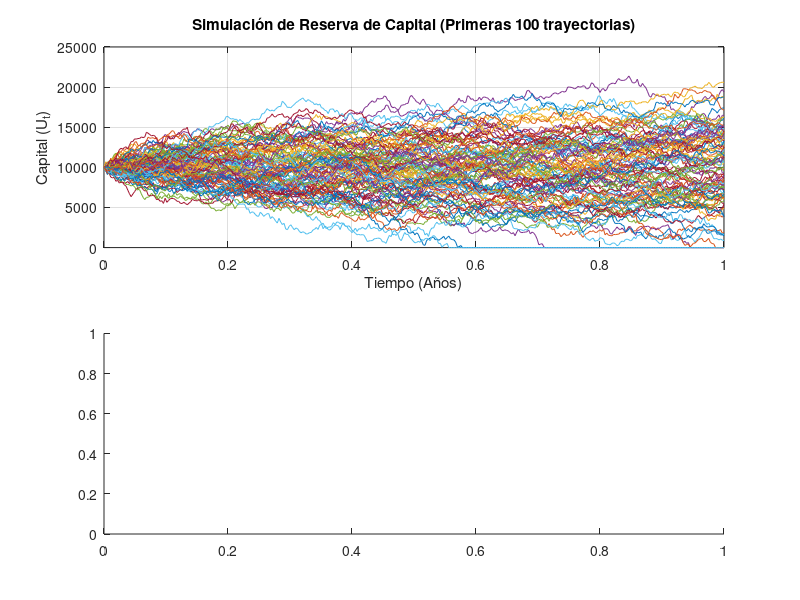

The MATLAB script that drew this image: (Note: this script raises an error after producing the figure.)
% 1. Configuración de Parámetros (Basado en el PDF)
clear
clc
seed = 1234; 
rng(seed); % Para que los resultados sean replicables 

U0 = 10000;         % Capital inicial (Superávit)
mu = -50;          % Drift anual (Margen de primas netas)
sigma = 5000;       % Volatilidad anual de los siniestros (cuanto varía de arriba o abajo)
T = 1;              % Tiempo total (1 año)
N = 365;            % Pasos de tiempo (Diario)
M = 10000;          % Número de trayectorias (Simulación Monte Carlo) 

dt = T/N;           % Incremento de tiempo 
t = 0:dt:T;         % Vector de tiempo

% 2. Matriz de Capital
% Creamos una matriz donde cada columna es una simulación distinta
U = zeros(N + 1, M); % Cada fila representa un día diferente
U(1, :) = U0; % Todas las trayectorias empiezan con el capital inicial 


% 3. Bucle para el resto
for i = 1:M
    for k = 2:N+1
        epsilon = randn(); 
        
        % FORMULA SIMPLE (Aritmética)
        U(k, i) = U(k-1, i) + (mu * dt) + (sigma * epsilon * sqrt(dt));
        
        % Detección de Ruina Real
        if U(k, i) <= 0
            U(k, i) = 0;      % Forzamos que se quede en 0 al tocar fondo
            U(k+1:end, i) = 0; % La empresa ya no opera
            break;           
        end
    end
end

% 4. Doble gráfica

% Movimiento Browniano
figure;
subplot(2,1,1);
plot(t, U(:, 1:100)); % Graficamos las primeras 100 trayectorias para no saturar 
title('Simulación de Reserva de Capital (Primeras 100 trayectorias)');
xlabel('Tiempo (Años)'); ylabel('Capital (U_t)');
grid on;

% Histograma
subplot(2,1,2);
histogram(U(end, :), 50, 'Normalization', 'pdf', 'FaceColor', [0.7 0.8 1]); % 
title('Distribución Empírica del Capital al Final del Año');
xlabel('Capital Final'); ylabel('Densidad de Probabilidad');

% 5. Resultados
ruinas = sum(any(U <= 0, 1)); % Cuenta cuántas trayectorias tocaron el cero
prob_ruina = ruinas / M
capital_medio = mean(U(end, :))
intervalo_95 = quantile(U(end, :), [0.025, 0.975]) 
